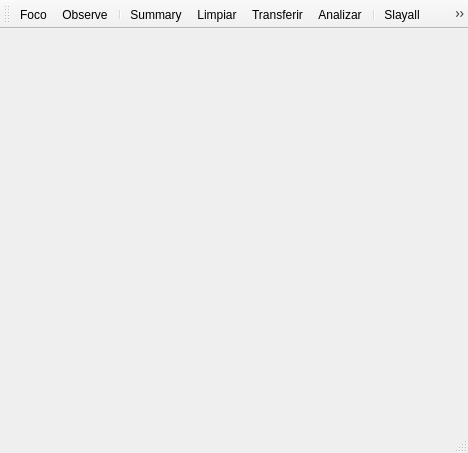
<?xml version="1.0" encoding="UTF-8"?>
<ui version="4.0">
 <class>Controlschmitd</class>
 <widget class="QMainWindow" name="Controlschmitd">
  <property name="geometry">
   <rect>
    <x>0</x>
    <y>0</y>
    <width>468</width>
    <height>453</height>
   </rect>
  </property>
  <property name="minimumSize">
   <size>
    <width>468</width>
    <height>453</height>
   </size>
  </property>
  <property name="maximumSize">
   <size>
    <width>468</width>
    <height>453</height>
   </size>
  </property>
  <property name="windowTitle">
   <string>MainWindow</string>
  </property>
  <widget class="QWidget" name="centralwidget">
   <layout class="QGridLayout" name="gridLayout">
    <item row="0" column="0">
     <widget class="QLabel" name="label">
      <property name="maximumSize">
       <size>
        <width>16777215</width>
        <height>16777215</height>
       </size>
      </property>
      <property name="text">
       <string/>
      </property>
      <property name="pixmap">
       <pixmap resource="../../resource.qrc">:/images/interface2.png</pixmap>
      </property>
     </widget>
    </item>
   </layout>
  </widget>
  <widget class="QMenuBar" name="menubar">
   <property name="geometry">
    <rect>
     <x>0</x>
     <y>0</y>
     <width>468</width>
     <height>25</height>
    </rect>
   </property>
  </widget>
  <widget class="QStatusBar" name="statusbar"/>
  <widget class="QToolBar" name="toolBar">
   <property name="windowTitle">
    <string>toolBar</string>
   </property>
   <attribute name="toolBarArea">
    <enum>TopToolBarArea</enum>
   </attribute>
   <attribute name="toolBarBreak">
    <bool>false</bool>
   </attribute>
   <addaction name="actionFoco"/>
   <addaction name="actionObserve"/>
   <addaction name="separator"/>
   <addaction name="actionSummary"/>
   <addaction name="actionLimpiar"/>
   <addaction name="actionTransferir"/>
   <addaction name="actionAnalizar"/>
   <addaction name="separator"/>
   <addaction name="actionSlayall"/>
   <addaction name="actionShutdAll"/>
   <addaction name="separator"/>
   <addaction name="actionAyuda"/>
   <addaction name="actionSalir"/>
  </widget>
  <action name="actionFoco">
   <property name="icon">
    <iconset resource="../../resource.qrc">
     <normaloff>:/images/foco.ico</normaloff>:/images/foco.ico</iconset>
   </property>
   <property name="text">
    <string>Foco</string>
   </property>
   <property name="toolTip">
    <string>Foco</string>
   </property>
  </action>
  <action name="actionObserve">
   <property name="icon">
    <iconset resource="../../resource.qrc">
     <normaloff>:/images/observe.png</normaloff>:/images/observe.png</iconset>
   </property>
   <property name="text">
    <string>Observe</string>
   </property>
   <property name="toolTip">
    <string>Observe</string>
   </property>
  </action>
  <action name="actionSummary">
   <property name="icon">
    <iconset theme="Summary" resource="../../resource.qrc">
     <normaloff>:/images/summary.ico</normaloff>:/images/summary.ico</iconset>
   </property>
   <property name="text">
    <string>Summary</string>
   </property>
  </action>
  <action name="actionLimpiar">
   <property name="icon">
    <iconset resource="../../resource.qrc">
     <normaloff>:/images/limpiar.gif</normaloff>:/images/limpiar.gif</iconset>
   </property>
   <property name="text">
    <string>Limpiar</string>
   </property>
   <property name="toolTip">
    <string>Limpiar</string>
   </property>
  </action>
  <action name="actionTransferir">
   <property name="icon">
    <iconset resource="../../resource.qrc">
     <normaloff>:/images/transferir.png</normaloff>:/images/transferir.png</iconset>
   </property>
   <property name="text">
    <string>Transferir</string>
   </property>
   <property name="toolTip">
    <string>Transferir</string>
   </property>
  </action>
  <action name="actionAnalizar">
   <property name="icon">
    <iconset resource="../../resource.qrc">
     <normaloff>:/images/star.png</normaloff>:/images/star.png</iconset>
   </property>
   <property name="text">
    <string>Analizar</string>
   </property>
   <property name="toolTip">
    <string>Analizar</string>
   </property>
  </action>
  <action name="actionSlayall">
   <property name="icon">
    <iconset resource="../../resource.qrc">
     <normaloff>:/images/slayall.png</normaloff>:/images/slayall.png</iconset>
   </property>
   <property name="text">
    <string>Slayall</string>
   </property>
   <property name="toolTip">
    <string>Slayall</string>
   </property>
  </action>
  <action name="actionShutdAll">
   <property name="icon">
    <iconset resource="../../resource.qrc">
     <normaloff>:/images/shutdall.gif</normaloff>:/images/shutdall.gif</iconset>
   </property>
   <property name="text">
    <string>ShutdAll</string>
   </property>
   <property name="toolTip">
    <string>ShutdAll</string>
   </property>
  </action>
  <action name="actionAyuda">
   <property name="icon">
    <iconset resource="../../resource.qrc">
     <normaloff>:/images/help.png</normaloff>:/images/help.png</iconset>
   </property>
   <property name="text">
    <string>Ayuda</string>
   </property>
   <property name="toolTip">
    <string>Ayuda</string>
   </property>
  </action>
  <action name="actionSalir">
   <property name="icon">
    <iconset resource="../../resource.qrc">
     <normaloff>:/images/exit.png</normaloff>:/images/exit.png</iconset>
   </property>
   <property name="text">
    <string>Salir</string>
   </property>
   <property name="toolTip">
    <string>Salir</string>
   </property>
  </action>
 </widget>
 <resources>
  <include location="../../resource.qrc"/>
 </resources>
 <connections/>
</ui>
